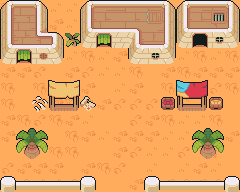

Tiled map render using the project's own tile images. Description and the whole map definition, tile-layer contents included, below:
An orthogonal 15x12 tile map with 16x16 px tiles, 3 tile layers (Bottom, Collision, Top), 2 tilesets.

<map version="1.10" tiledversion="1.11.2" orientation="orthogonal" renderorder="right-down" width="15" height="12" tilewidth="16" tileheight="16" infinite="0" nextlayerid="4" nextobjectid="1">
 <tileset firstgid="1" source="../Tiles.tsx" />
 <tileset firstgid="573" source="../Buildings.tsx" />
 <layer id="3" name="Bottom" width="15" height="12" locked="1">
  <data encoding="csv">
112,115,115,115,115,113,114,111,113,112,112,115,113,112,113,
113,112,112,114,115,112,115,114,113,113,113,111,111,111,115,
114,112,115,115,113,113,115,111,114,111,115,111,112,114,113,
115,114,111,112,115,112,115,114,113,114,115,115,112,115,112,
114,114,113,111,114,113,115,115,112,111,114,112,114,114,114,
112,111,112,114,114,114,111,115,114,111,112,115,112,113,112,
112,111,115,114,112,115,114,113,113,113,112,115,115,115,111,
114,112,113,112,114,115,111,111,113,114,112,115,115,112,111,
114,115,111,111,112,114,115,114,114,114,115,115,115,112,114,
111,111,111,112,112,111,111,114,113,115,115,113,111,114,111,
113,114,114,114,111,114,112,113,111,115,111,115,114,115,111,
113,113,115,115,113,111,111,111,114,113,114,113,114,113,112
</data>
 </layer>
 <layer id="2" name="Collision" width="15" height="12">
  <data encoding="csv">
589,590,591,0,0,583,584,585,586,587,588,579,580,581,582,
609,610,611,0,0,603,604,605,606,607,608,599,600,601,602,
629,630,631,632,762,623,650,625,626,627,628,619,620,621,622,
649,650,651,652,0,0,0,0,646,647,648,0,0,0,0,
0,0,0,0,0,0,0,0,0,0,0,0,0,0,0,
0,0,0,0,0,0,0,0,0,0,0,0,0,0,0,
0,0,810,797,798,789,0,0,0,0,799,795,796,800,0,
0,0,0,0,0,0,0,0,0,0,0,0,0,0,0,
0,0,0,0,0,0,0,0,0,0,0,0,0,0,0,
0,803,804,0,0,0,0,0,0,0,0,0,803,804,0,
0,0,0,0,0,0,0,0,0,0,0,0,0,0,0,
673,674,674,674,674,673,0,0,0,673,674,674,674,674,673
</data>
 </layer>
 <layer id="1" name="Top" width="15" height="12">
  <data encoding="csv">
0,0,0,0,0,0,0,0,0,0,0,0,0,0,0,
0,0,0,0,0,0,0,0,0,0,0,0,0,0,0,
0,0,0,0,0,0,0,0,0,0,0,0,0,0,0,
0,0,0,0,0,0,0,0,0,0,0,0,0,0,0,
0,0,0,0,0,0,0,0,0,0,0,0,0,0,0,
0,0,0,777,778,0,0,0,0,0,0,775,776,0,0,
0,0,0,0,0,0,0,0,0,0,0,0,0,0,0,
0,0,0,0,0,0,0,0,0,0,0,0,0,0,0,
0,783,784,0,0,0,0,0,0,0,0,0,783,784,0,
0,0,0,0,0,0,0,0,0,0,0,0,0,0,0,
0,0,0,0,0,0,0,0,0,0,0,0,0,0,0,
0,0,0,0,0,0,0,0,0,0,0,0,0,0,0
</data>
 </layer>
</map>
